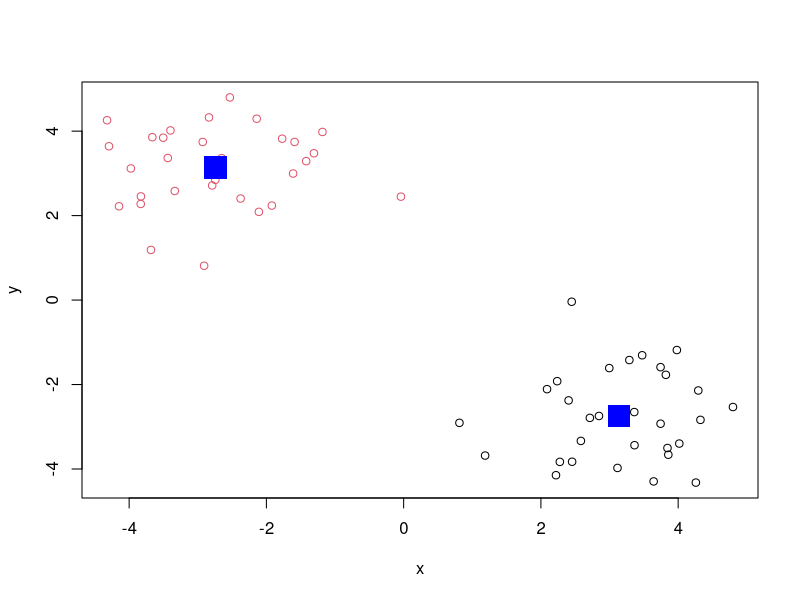
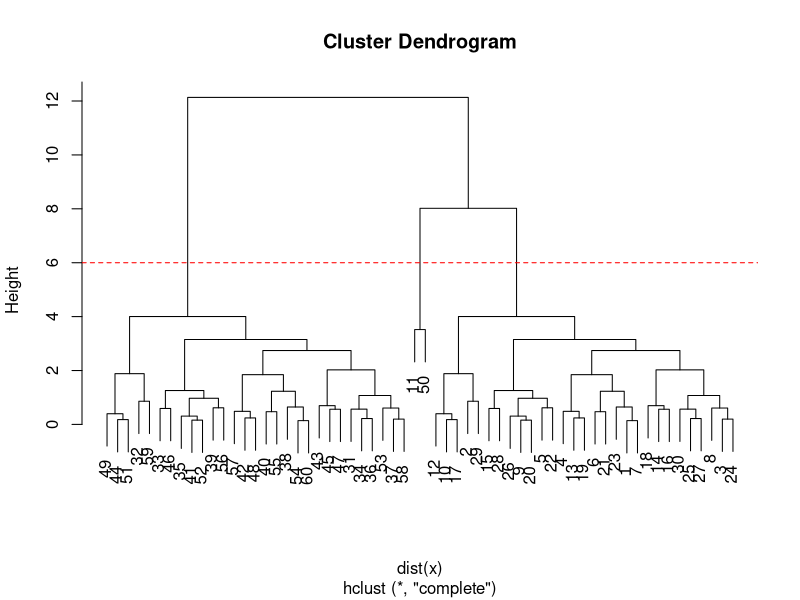
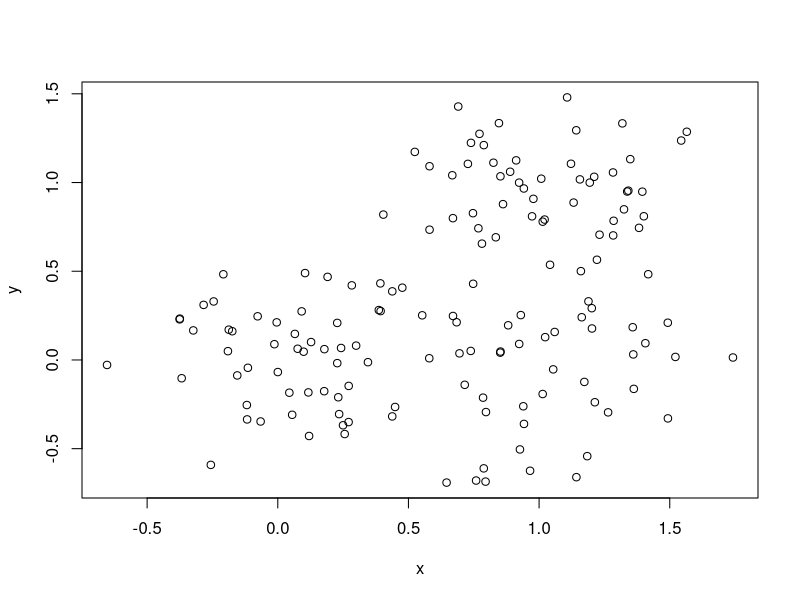
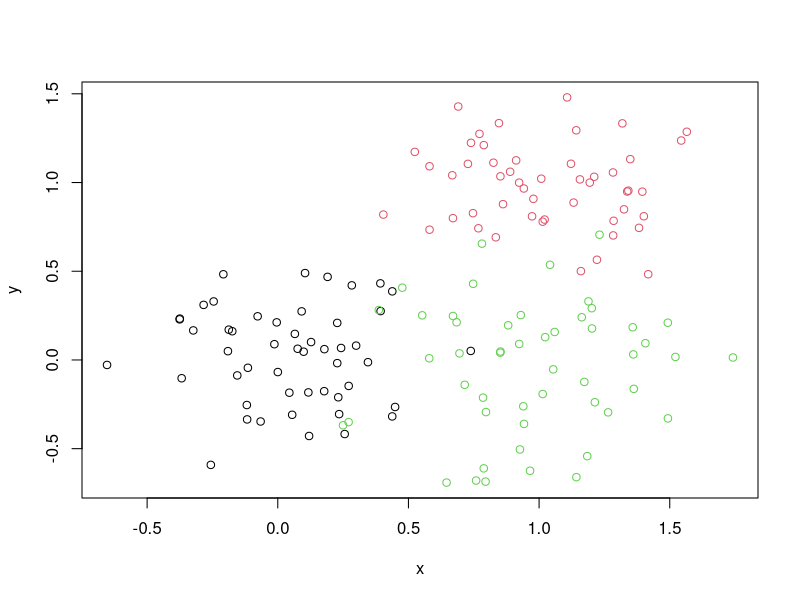
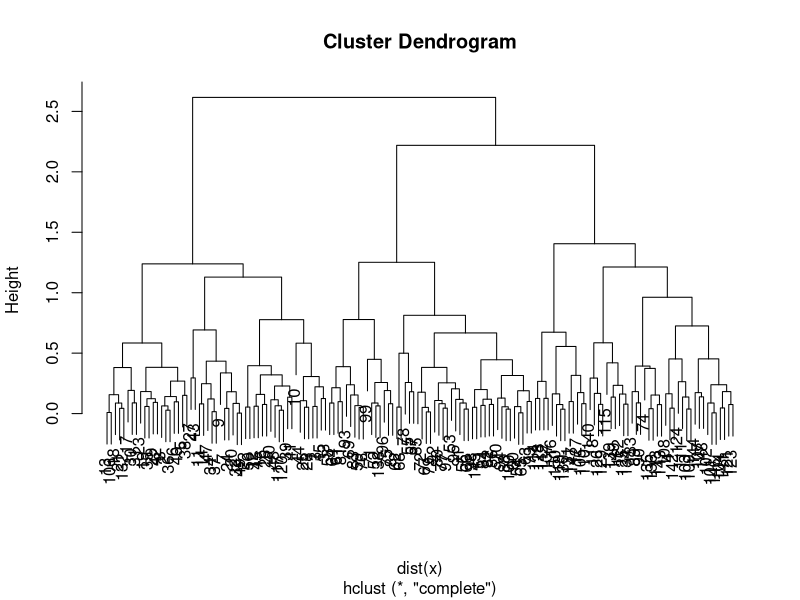
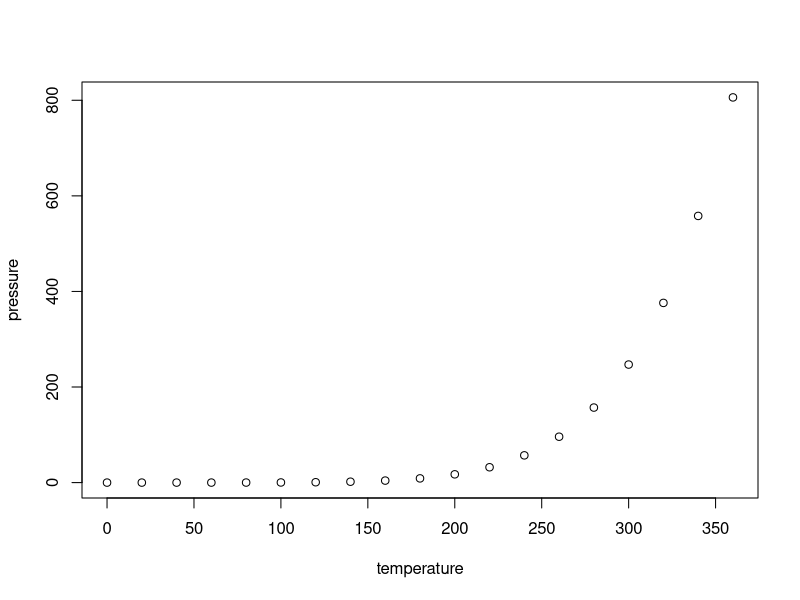

Source code (R) for these figures, in order:
## ---- chunk 1
# Generate some example data for clustering
tmp <- c(rnorm(30,-3), rnorm(30,3))
x <- cbind(x=tmp, y=rev(tmp))
km<-kmeans(x, centers=2, nstart=20)

plot(x,col=km$cluster)
points(km$centers, col="blue", pch=15, cex=3)

## ---- chunk 2
hc<- hclust( dist(x))
hc

plot(hc)

## ---- chunk 3
abline(h=6, col="red", lty=2)
cutree(hc, h=6)
## ---- chunk 4
table( cutree(hc, h=6))

## ---- chunk 5
x <- rbind(
 matrix(rnorm(100, mean=0, sd=0.3), ncol = 2), # c1
 matrix(rnorm(100, mean=1, sd=0.3), ncol = 2), # c2
 matrix(c(rnorm(50, mean=1, sd=0.3), # c3
 rnorm(50, mean=0, sd=0.3)), ncol = 2))
colnames(x) <- c("x", "y")
# Step 2. Plot the data without clustering
plot(x)
# Step 3. Generate colors for known clusters
# (just so we can compare to hclust results)
col <- as.factor( rep(c("c1","c2","c3"), each=50) )
plot(x, col=col)
##plotting hclust
hc<-hclust( dist(x))
plot(hc)
grps3<- cutree(hc,k=3)
grps3
## ---- chunk 6
knitr::opts_chunk$set(echo = TRUE)
## ---- chunk 7
summary(cars)
## ---- chunk 8
plot(pressure)
